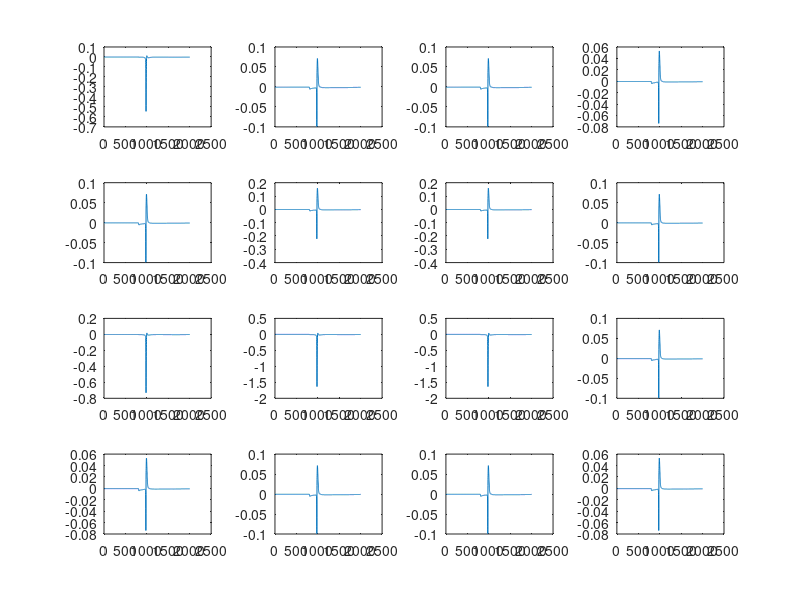

MATLAB code to generate this figure:
% LFPsim - Simulation scripts to compute Local Field Potentials (LFP) generated with cable compartmental models of neuron and network implemented in NEURON simulation environment.

% LFPsim works reliably on biophysically detailed multi-compartmental neurons with some or all active channels. 

% This plot_MEA.m file helps to plot the traces in a multi-electrode array like format. Execute after running LFPsim. 

% Last updated 12-March-2016
% Developed by : Harilal Parasuram & Shyam Diwakar
% Computational Neuroscience & Neurophysiology Lab, School of Biotechnology, Amrita University, India.
% Email: harilalp@am.amrita.edu; shyam@amrita.edu
% www.amrita.edu/compneuro 



load MEA.dat


elec_order = [13,14,15,16,9,10,11,12,5,6,7,8,1,2,3,4];

for n = 1:16


	subplot(4,4,elec_order(n)); plot(MEA(:,n));
	elec_order(n),n


	%axis([3000 5000 -300 50]);
end


